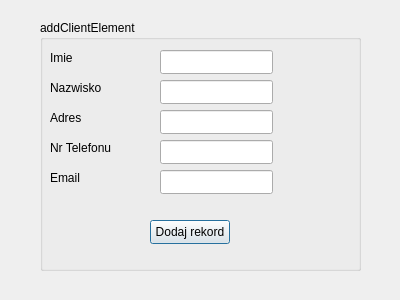
<?xml version="1.0" encoding="UTF-8"?>
<ui version="4.0">
 <class>addclientelement</class>
 <widget class="QDialog" name="addclientelement">
  <property name="geometry">
   <rect>
    <x>0</x>
    <y>0</y>
    <width>400</width>
    <height>300</height>
   </rect>
  </property>
  <property name="windowTitle">
   <string>Dialog</string>
  </property>
  <widget class="QGroupBox" name="groupBox">
   <property name="geometry">
    <rect>
     <x>40</x>
     <y>20</y>
     <width>321</width>
     <height>251</height>
    </rect>
   </property>
   <property name="title">
    <string>addClientElement</string>
   </property>
   <widget class="QLabel" name="label_4">
    <property name="geometry">
     <rect>
      <x>10</x>
      <y>30</y>
      <width>91</width>
      <height>16</height>
     </rect>
    </property>
    <property name="text">
     <string>Imie</string>
    </property>
   </widget>
   <widget class="QLabel" name="label_5">
    <property name="geometry">
     <rect>
      <x>10</x>
      <y>60</y>
      <width>91</width>
      <height>16</height>
     </rect>
    </property>
    <property name="text">
     <string>Nazwisko</string>
    </property>
   </widget>
   <widget class="QLineEdit" name="lineEdit_imie_2">
    <property name="geometry">
     <rect>
      <x>120</x>
      <y>30</y>
      <width>113</width>
      <height>24</height>
     </rect>
    </property>
   </widget>
   <widget class="QLineEdit" name="lineEdit_nazwisko_2">
    <property name="geometry">
     <rect>
      <x>120</x>
      <y>60</y>
      <width>113</width>
      <height>24</height>
     </rect>
    </property>
   </widget>
   <widget class="QLineEdit" name="lineEdit_adres_2">
    <property name="geometry">
     <rect>
      <x>120</x>
      <y>90</y>
      <width>113</width>
      <height>24</height>
     </rect>
    </property>
   </widget>
   <widget class="QLineEdit" name="lineEdit_nrtel_2">
    <property name="geometry">
     <rect>
      <x>120</x>
      <y>120</y>
      <width>113</width>
      <height>24</height>
     </rect>
    </property>
   </widget>
   <widget class="QLabel" name="label_8">
    <property name="geometry">
     <rect>
      <x>10</x>
      <y>90</y>
      <width>101</width>
      <height>16</height>
     </rect>
    </property>
    <property name="text">
     <string>Adres</string>
    </property>
   </widget>
   <widget class="QLabel" name="label_9">
    <property name="geometry">
     <rect>
      <x>10</x>
      <y>120</y>
      <width>101</width>
      <height>16</height>
     </rect>
    </property>
    <property name="text">
     <string>Nr Telefonu</string>
    </property>
   </widget>
   <widget class="QLineEdit" name="lineEdit_email_2">
    <property name="geometry">
     <rect>
      <x>120</x>
      <y>150</y>
      <width>113</width>
      <height>24</height>
     </rect>
    </property>
   </widget>
   <widget class="QLabel" name="label_10">
    <property name="geometry">
     <rect>
      <x>10</x>
      <y>150</y>
      <width>101</width>
      <height>16</height>
     </rect>
    </property>
    <property name="text">
     <string>Email</string>
    </property>
   </widget>
   <widget class="QPushButton" name="pushButton_dodajKlienta_2">
    <property name="geometry">
     <rect>
      <x>110</x>
      <y>200</y>
      <width>80</width>
      <height>24</height>
     </rect>
    </property>
    <property name="text">
     <string>Dodaj rekord</string>
    </property>
   </widget>
  </widget>
 </widget>
 <resources/>
 <connections/>
</ui>
